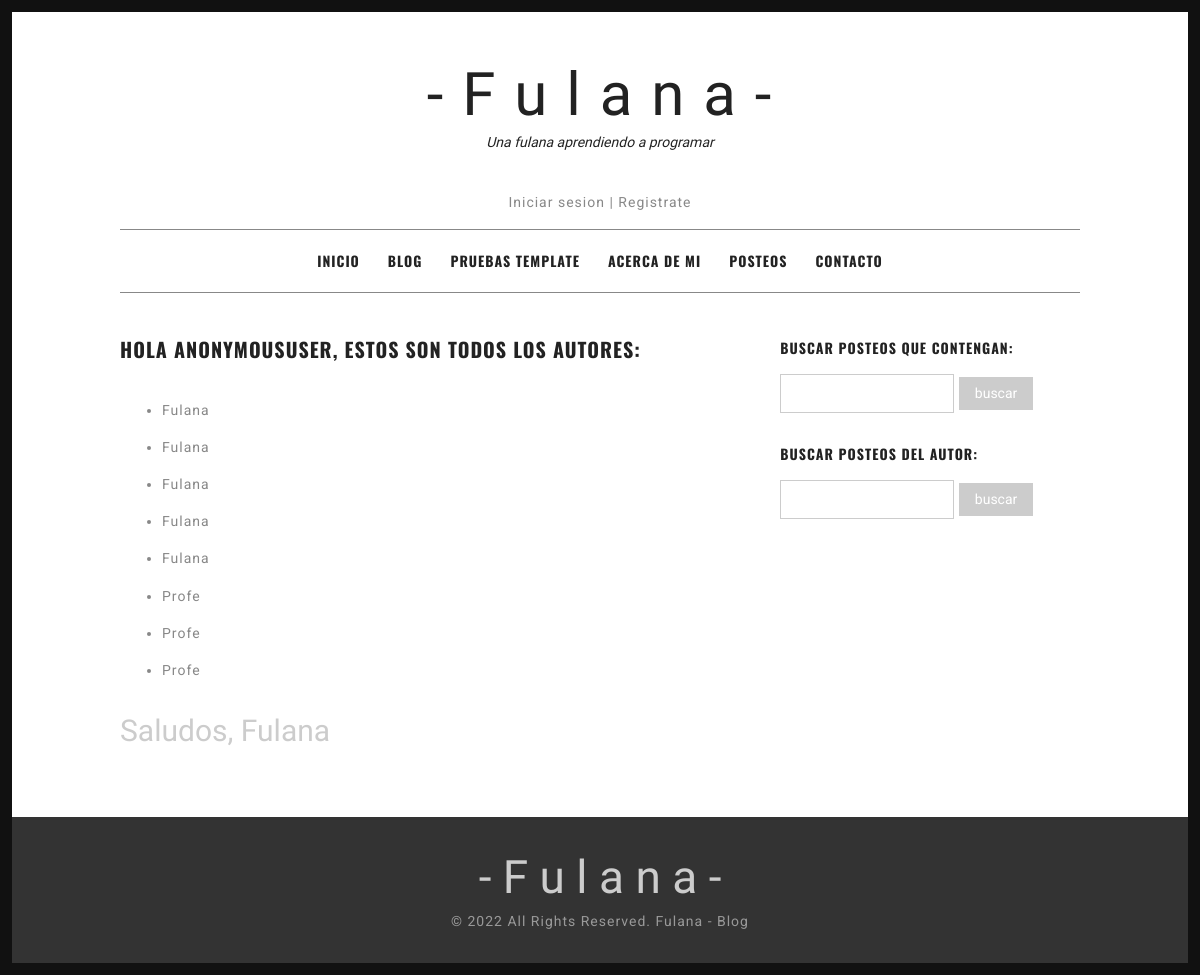
Page /AppFulana/autores/ on the committed database.
### AppFulana/models.py (models this page shows, shortened)
class Posteo (models.Model):
    fechaPosteo = models.DateField()
    tituloPosteo = models.CharField(max_length=130)
    autorPosteo = models.ForeignKey(User, on_delete=models.CASCADE)
    bodyPosteo = models.TextField()
    class Meta:
        verbose_name = "Posteo"
        verbose_name_plural = "Posteos"

### AppFulana/views.py (the view)
# urls.py: path('autores/', views.AutoresPosteos.as_view(), name='AutoresPosteos'),
class AutoresPosteos (ListView):
    model = Posteo
    template_name = "AppFulana/autores.html"

### AppFulana/templates/AppFulana/autores.html (shortened to what this page needs)
{% extends "AppFulana/padre.html" %}
{% load static %}
{% block contenidoModificable %}
<div id="content" class="site-content">
    <div id="primary" class="content-area column two-thirds">
        <main id="main" class="site-main">
        <article class="hentry">
        <header class="entry-header">
        <h1 class="entry-title">HOLA {{user}}, ESTOS SON TODOS LOS AUTORES: </h1>
        </header>
        <div class="entry-content">
        <p>
            <ul>{%for posteo in object_list%}
                <li>
                    <a href="#"><p>{{posteo.autorPosteo}}</p></a>
                </li>
                {%endfor%}
            </ul>
        </p>
        <h2 style="font-family: 'Herr Von Muellerhoff';color:#ccc;font-weight:300;">Saludos, Fulana</h2>
        </div>
        </article>
        </main>
    </div>
    <div id="secondary" class="column third">
        <div id="sidebar-1" class="widget-area" role="complementary">
            <aside id="recent-posts-2" class="widget widget_recent_entries">
            <h4 class="widget-title">Buscar posteos que contengan:</h4>
                <form action="/AppFulana/buscarPosteo/" method="GET">
                    <input type="text" name="palabra" id="palabra">
                    <input type="submit" value="buscar">
                </form>
            </aside>
            <aside id="recent-posts-2" class="widget widget_recent_entries">
                <h4 class="widget-title">Buscar posteos del autor:</h4>
                    <form action="/AppFulana/buscarAutor/" method="GET">
                        <input type="text" name="autor" id="autor">
                        <input type="submit" value="buscar">
                    </form>
            </aside>
        </div>
    </div>
</div>
</div>
{% endblock %}

### rows in the picture
Posteo: autorPosteo "Fulana"
Posteo: autorPosteo "Fulana"
Posteo: autorPosteo "Fulana"
Posteo: autorPosteo "Fulana"
Posteo: autorPosteo "Fulana"
Posteo: autorPosteo "Profe"
Posteo: autorPosteo "Profe"
Posteo: autorPosteo "Profe"

### other values in the picture
{{ user }} "ANONYMOUSUSER"
